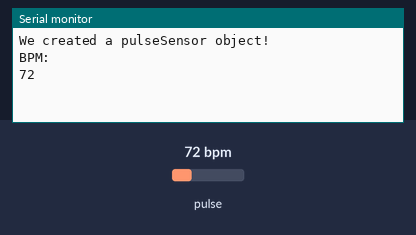
Simulated run of this sketch. Board: Arduino Uno, built with avr-gcc and run on an emulated ATmega328P. Parts: the last lines printed to the serial monitor. The inputs (shaded band) are chosen by the test bench; at power-on: pulse 72 bpm.

Above: at 1.2 s.
1.3 s: pulse set to 42 bpm
At 2.7 s:
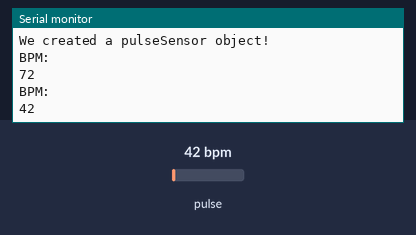
2.8 s: pulse set to 70 bpm
At 3.8 s:
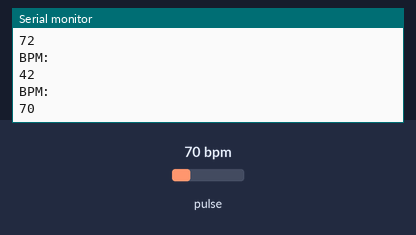
Timing chart, 0 to 5.8 s (numbered marks = the images above; inputs shaded):
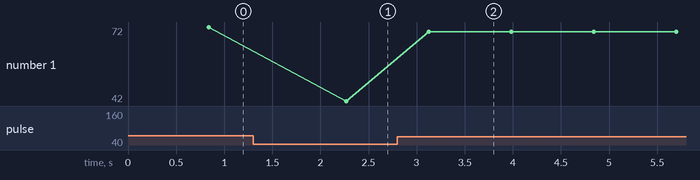

Measured:
- after the input at 1.3 s, the serial monitor: prints a new line after 0.97 s (image 1)
- after the input at 2.8 s, the serial monitor: prints a new line after 0.33 s (image 2)
- plotted number 1: 72 → 42 after the input at 1.3 s, 42 → 70 after the input at 2.8 s

The sketch:

testingBluetooth.ino
```cpp
#include <math.h>
#include <Wire.h>
#include <SoftwareSerial.h>
/*Pulse sensor */
#define USE_ARDUINO_INTERRUPTS true
#include <PulseSensorPlayground.h>

/* Bluetooth: HC-06 */
SoftwareSerial BTSerial(4, 3); //Connect HC-06 using the (TX, RX) pins

/*Pulse sensor */
int PulseSensorPin = 0;
int signal;
int threshold = 550;
PulseSensorPlayground pulseSensor;

void setup() {
  // put your setup code here, to run once:

  Serial.begin(9600);
  Wire.begin();
  BTSerial.begin(9600);  // set the data rate for the BT port
    /*Configure pulse sensor*/
  pulseSensor.analogInput(PulseSensorPin);
  pulseSensor.setThreshold(threshold);
  if(pulseSensor.begin()) {
    Serial.println("We created a pulseSensor object!");
  }
}

void loop() {
  // put your main code here, to run repeatedly:
   int BPM = pulseSensor.getBeatsPerMinute();

  if(pulseSensor.sawStartOfBeat()) {
    Serial.println("BPM: ");
    Serial.println(BPM);
    //BTSerial.println("h");
    BTSerial.write(BPM);
    //BTSerial.write(BPM);
  }

}
```
